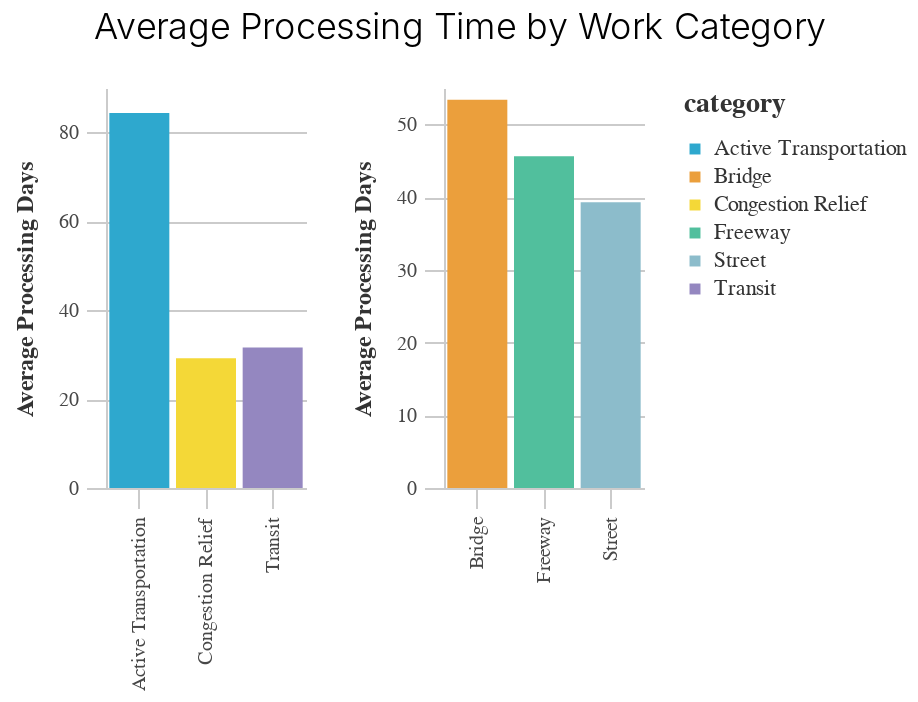

The notebook cell saved with this chart:
### Code cell
ACTIVE = ['active_transp', 'transit', 'congestion_relief']
ROADS = ['bridge', 'street', 'freeway']

active_bar = setup_bar_chart(by_work_categories, ACTIVE)
roads_bar = setup_bar_chart(by_work_categories, ROADS)

combined_chart = alt.hconcat(active_bar, roads_bar)
(preset_chart_config(combined_chart)
 .properties(title="Average Processing Time by Work Category")
)

### Figure 1 — Vega-Lite specification as saved in the notebook (floating-point values rounded to 4 significant figures)
{"width": 400, "height": 250, "background": "white", "config": {"title": {"fontSize": 18, "font": "Raleway", "anchor": "middle", "fontColor": "#333", "fontWeight": 300, "offset": 20}, "header": {"labelFont": "Nunito Sans", "titleFont": "Raleway"}, "axis": {"domain": true, "domainColor": "#cbcbcb", "grid": true, "gridColor": "#cbcbcb", "gridWidth": 1, "labelColor": "#474747", "labelFontSize": 10, "titleColor": "#333", "tickColor": "#cbcbcb", "tickSize": 10, "titleFontSize": 12, "titlePadding": 10, "labelPadding": 4, "labelFont": "Nunito Sans", "titleFont": "Raleway"}, "axisBand": {"grid": false}, "range": {"category_bright": ["#2EA8CE", "#EB9F3C", "#F4D837", "#51BF9D", "#8CBCCB", "#9487C0"], "category_bold": ["#136C97", "#E16B26", "#F6BF16", "#00896B", "#7790A3", "#5B559C"], "diverging": ["#E16B26", "#EB9F3C", "#f6e7e1", "#8CBCCB", "#2EA8CE", "#136C97"], "sequential": ["#B9D6DF", "#8CBCCB", "#2EA8CE", "#136C97", "#0B405B"]}, "legend": {"labelFont": "Nunito Sans", "labelFontSize": 11, "symbolType": "square", "symbolSize": 30, "titleFont": "Raleway", "titleFontSize": 14, "titlePadding": 10, "padding": 1, "orient": "right", "labelLimit": 0, "labelColor": "#333", "titleColor": "#333"}, "view": {"stroke": "transparent"}, "group": {"fill": "white"}, "arc": {"fill": "#8CBCCB"}, "area": {"fill": "#8CBCCB"}, "line": {"stroke": "#8CBCCB", "strokeWidth": 2}, "trail": {"color": "#8CBCCB", "stroke": "#8CBCCB", "strokeWidth": 0, "size": 1}, "path": {"stroke": "#8CBCCB", "strokeWidth": 0.5}, "rect": {"fill": "#8CBCCB"}, "point": {"filled": true, "shape": "circle"}, "shape": {"stroke": "#8CBCCB"}, "text": {"font": "Nunito Sans", "color": "#8CBCCB", "fontSize": 11, "align": "center", "fontWeight": 400, "size": 11}, "bar": {"binSpacing": 2, "fill": "#8CBCCB", "stroke": false}, "background": "white", "font": "Raleway"}, "hconcat": [{"data": {"name": "data-4c3801eb8e06203d2b8a454f9e3ce06c"}, "mark": "bar", "encoding": {"color": {"field": "category", "scale": {"range": ["#2EA8CE", "#EB9F3C", "#F4D837", "#51BF9D", "#8CBCCB", "#9487C0"]}, "type": "nominal"}, "tooltip": [{"field": "category", "format": {"number": ".2f"}, "type": "nominal"}, {"aggregate": "mean", "field": "processing_days", "format": {"number": ".2f"}, "type": "quantitative"}], "x": {"field": "category", "title": "", "type": "nominal"}, "y": {"aggregate": "mean", "field": "processing_days", "title": "Average Processing Days", "type": "quantitative"}}, "height": 200, "width": 100}, {"data": {"name": "data-dcff6f24acb142572809cd2d3c0085dd"}, "mark": "bar", "encoding": {"color": {"field": "category", "scale": {"range": ["#2EA8CE", "#EB9F3C", "#F4D837", "#51BF9D", "#8CBCCB", "#9487C0"]}, "type": "nominal"}, "tooltip": [{"field": "category", "format": {"number": ".2f"}, "type": "nominal"}, {"aggregate": "mean", "field": "processing_days", "format": {"number": ".2f"}, "type": "quantitative"}], "x": {"field": "category", "title": "", "type": "nominal"}, "y": {"aggregate": "mean", "field": "processing_days", "title": "Average Processing Days", "type": "quantitative"}}, "height": 200, "width": 100}], "title": "Average Processing Time by Work Category", "$schema": "https://vega.github.io/schema/vega-lite/v4.17.0.json", "datasets": {"data-4c3801eb8e06203d2b8a454f9e3ce06c": [{"prepared_y": 2018, "adjusted_ac_requested": -25450000.0, "adjusted_fed_requested": 24610000.0, "adjusted_total_requested": 13010000.0, "processing_days": 38.15, "project_no": 97, "category": "Active Transportation", "mean_adjusted_total_requested": 134100.0, "mean_adjusted_fed_requested": 253800.0, "mean_adjusted_ac_requested": -262300.0}, {"prepared_y": 2017, "adjusted_ac_requested": 1128000.0, "adjusted_fed_requested": 53360000.0, "adjusted_total_requested": 81800000.0, "processing_days": 44.28, "project_no": 104, "category": "Active Transportation", "mean_adjusted_total_requested": 786500.0, "mean_adjusted_fed_requested": 513100.0, "mean_adjusted_ac_requested": 10850.0}, {"prepared_y": 2016, "adjusted_ac_requested": 0.0, "adjusted_fed_requested": 67110000.0, "adjusted_total_requested": 92640000.0, "processing_days": 33.2, "project_no": 111, "category": "Active Transportation", "mean_adjusted_total_requested": 834600.0, "mean_adjusted_fed_requested": 604600.0, "mean_adjusted_ac_requested": 0.0}, {"prepared_y": 2015, "adjusted_ac_requested": 0.0, "adjusted_fed_requested": 16900000.0, "adjusted_total_requested": 20510000.0, "processing_days": 19.44, "project_no": 81, "category": "Active Transportation", "mean_adjusted_total_requested": 253200.0, "mean_adjusted_fed_requested": 208600.0, "mean_adjusted_ac_requested": 0.0}, {"prepared_y": 2014, "adjusted_ac_requested": -1952000.0, "adjusted_fed_requested": 25260000.0, "adjusted_total_requested": 41880000.0, "processing_days": 20.99, "project_no": 102, "category": "Active Transportation", "mean_adjusted_total_requested": 410600.0, "mean_adjusted_fed_requested": 247600.0, "mean_adjusted_ac_requested": -19130.0}, {"prepared_y": 2013, "adjusted_ac_requested": 0.0, "adjusted_fed_requested": 1512000.0, "adjusted_total_requested": 4992000.0, "processing_days": 103.0, "project_no": 7, "category": "Active Transportation", "mean_adjusted_total_requested": 713100.0, "mean_adjusted_fed_requested": 216000.0, "mean_adjusted_ac_requested": 0.0}, {"prepared_y": 2012, "adjusted_ac_requested": 0.0, "adjusted_fed_requested": -129200.0, "adjusted_total_requested": -145800.0, "processing_days": 493.0, "project_no": 1, "category": "Active Transportation", "mean_adjusted_total_requested": -145800.0, "mean_adjusted_fed_requested": -129200.0, "mean_adjusted_ac_requested": 0.0}, {"prepared_y": 2019, "adjusted_ac_requested": 1814000.0, "adjusted_fed_requested": 47860000.0, "adjusted_total_requested": 81500000.0, "processing_days": 62.17, "project_no": 113, "category": "Active Transportation", "mean_adjusted_total_requested": 721300.0, "mean_adjusted_fed_requested": 423500.0, "mean_adjusted_ac_requested": 16050.0}, {"prepared_y": 2020, "adjusted_ac_requested": -2252000.0, "adjusted_fed_requested": 19800000.0, "adjusted_total_requested": 28340000.0, "processing_days": 37.18, "project_no": 83, "category": "Active Transportation", "mean_adjusted_total_requested": 341500.0, "mean_adjusted_fed_requested": 238600.0, "mean_adjusted_ac_requested": -27130.0}, {"prepared_y": 2021, "adjusted_ac_requested": 0.0, "adjusted_fed_requested": 37470000.0, "adjusted_total_requested": 48290000.0, "processing_days": 33.95, "project_no": 104, "category": "Active Transportation", "mean_adjusted_total_requested": 464300.0, "mean_adjusted_fed_requested": 360300.0, "mean_adjusted_ac_requested": 0.0}, {"prepared_y": 2022, "adjusted_ac_requested": 0.0, "adjusted_fed_requested": 352200.0, "adjusted_total_requested": 765200.0, "processing_days": 42.88, "project_no": 17, "category": "Active Transportation", "mean_adjusted_total_requested": 45010.0, "mean_adjusted_fed_requested": 20720.0, "mean_adjusted_ac_requested": 0.0}, {"prepared_y": 2018, "adjusted_ac_requested": 0.0, "adjusted_fed_requested": 10690000.0, "adjusted_total_requested": 49790000.0, "processing_days": 21.16, "project_no": 25, "category": "Transit", "mean_adjusted_total_requested": 1991000.0, "mean_adjusted_fed_requested": 427800.0, "mean_adjusted_ac_requested": 0.0}, {"prepared_y": 2017, "adjusted_ac_requested": 0.0, "adjusted_fed_requested": 4340000.0, "adjusted_total_requested": 6751000.0, "processing_days": 44.6, "project_no": 10, "category": "Transit", "mean_adjusted_total_requested": 675100.0, "mean_adjusted_fed_requested": 434000.0, "mean_adjusted_ac_requested": 0.0}, {"prepared_y": 2016, "adjusted_ac_requested": 0.0, "adjusted_fed_requested": 9397000.0, "adjusted_total_requested": 10720000.0, "processing_days": 27.72, "project_no": 18, "category": "Transit", "mean_adjusted_total_requested": 595600.0, "mean_adjusted_fed_requested": 522100.0, "mean_adjusted_ac_requested": 0.0}, {"prepared_y": 2015, "adjusted_ac_requested": 0.0, "adjusted_fed_requested": -10140.0, "adjusted_total_requested": 1486000.0, "processing_days": 16.09, "project_no": 11, "category": "Transit", "mean_adjusted_total_requested": 135100.0, "mean_adjusted_fed_requested": -921.9, "mean_adjusted_ac_requested": 0.0}, {"prepared_y": 2014, "adjusted_ac_requested": -2.91e-11, "adjusted_fed_requested": 7821000.0, "adjusted_total_requested": 27270000.0, "processing_days": 12.17, "project_no": 24, "category": "Transit", "mean_adjusted_total_requested": 1136000.0, "mean_adjusted_fed_requested": 325900.0, "mean_adjusted_ac_requested": -1.213e-12}, {"prepared_y": 2013, "adjusted_ac_requested": 0.0, "adjusted_fed_requested": 532700.0, "adjusted_total_requested": 649700.0, "processing_days": 46.0, "project_no": 2, "category": "Transit", "mean_adjusted_total_requested": 324900.0, "mean_adjusted_fed_requested": 266400.0, "mean_adjusted_ac_requested": 0.0}, {"prepared_y": 2019, "adjusted_ac_requested": 3360000.0, "adjusted_fed_requested": 6457000.0, "adjusted_total_requested": 11520000.0, "processing_days": 54.76, "project_no": 21, "category": "Transit", "mean_adjusted_total_requested": 548600.0, "mean_adjusted_fed_requested": 307500.0, "mean_adjusted_ac_requested": 160000.0}, {"prepared_y": 2020, "adjusted_ac_requested": -1851000.0, "adjusted_fed_requested": 28720000.0, "adjusted_total_requested": 29820000.0, "processing_days": 39.8, "project_no": 30, "category": "Transit", "mean_adjusted_total_requested": 993900.0, "mean_adjusted_fed_requested": 957500.0, "mean_adjusted_ac_requested": -61700.0}, {"prepared_y": 2021, "adjusted_ac_requested": 2448000.0, "adjusted_fed_requested": 30650000.0, "adjusted_total_requested": 69610000.0, "processing_days": 40.61, "project_no": 28, "category": "Transit", "mean_adjusted_total_requested": 2486000.0, "mean_adjusted_fed_requested": 1095000.0, "mean_adjusted_ac_requested": 87440.0}, {"prepared_y": 2022, "adjusted_ac_requested": -2727000.0, "adjusted_fed_requested": 12260000.0, "adjusted_total_requested": 9901000.0, "processing_days": 13.0, "project_no": 8, "category": "Transit", "mean_adjusted_total_requested": 1238000.0, "mean_adjusted_fed_requested": 1532000.0, "mean_adjusted_ac_requested": -340900.0}, {"prepared_y": 2017, "adjusted_ac_requested": 0.0, "adjusted_fed_requested": 489700.0, "adjusted_total_requested": 489700.0, "processing_days": 21.0, "project_no": 1, "category": "Congestion Relief", "mean_adjusted_total_requested": 489700.0, "mean_adjusted_fed_requested": 489700.0, "mean_adjusted_ac_requested": 0.0}, {"prepared_y": 2016, "adjusted_ac_requested": 0.0, "adjusted_fed_requested": 500200.0, "adjusted_total_requested": 500200.0, "processing_days": 9.5, "project_no": 2, "category": "Congestion Relief", "mean_adjusted_total_requested": 250100.0, "mean_adjusted_fed_requested": 250100.0, "mean_adjusted_ac_requested": 0.0}, {"prepared_y": 2014, "adjusted_ac_requested": 0.0, "adjusted_fed_requested": 1352000.0, "adjusted_total_requested": 1352000.0, "processing_days": 7.5, "project_no": 2, "category": "Congestion Relief", "mean_adjusted_total_requested": 675800.0, "mean_adjusted_fed_requested": 675800.0, "mean_adjusted_ac_requested": 0.0}, {"prepared_y": 2019, "adjusted_ac_requested": 0.0, "adjusted_fed_requested": 469500.0, "adjusted_total_requested": 469500.0, "processing_days": 104.0, "project_no": 1, "category": "Congestion Relief", "mean_adjusted_total_requested": 469500.0, "mean_adjusted_fed_requested": 469500.0, "mean_adjusted_ac_requested": 0.0}, {"prepared_y": 2020, "adjusted_ac_requested": 0.0, "adjusted_fed_requested": 0.0, "adjusted_total_requested": 0.0, "processing_days": 14.0, "project_no": 2, "category": "Congestion Relief", "mean_adjusted_total_requested": 0.0, "mean_adjusted_fed_requested": 0.0, "mean_adjusted_ac_requested": 0.0}, {"prepared_y": 2021, "adjusted_ac_requested": 0.0, "adjusted_fed_requested": 0.0, "adjusted_total_requested": 0.0, "processing_days": 19.0, "project_no": 2, "category": "Congestion Relief", "mean_adjusted_total_requested": 0.0, "mean_adjusted_fed_requested": 0.0, "mean_adjusted_ac_requested": 0.0}], "data-dcff6f24acb142572809cd2d3c0085dd": [{"prepared_y": 2018, "adjusted_ac_requested": -24700000.0, "adjusted_fed_requested": 44240000.0, "adjusted_total_requested": 36490000.0, "processing_days": 70.12, "project_no": 34, "category": "Bridge", "mean_adjusted_total_requested": 1073000.0, "mean_adjusted_fed_requested": 1301000.0, "mean_adjusted_ac_requested": -726500.0}, {"prepared_y": 2017, "adjusted_ac_requested": -43580000.0, "adjusted_fed_requested": 78550000.0, "adjusted_total_requested": 43730000.0, "processing_days": 50.59, "project_no": 44, "category": "Bridge", "mean_adjusted_total_requested": 993900.0, "mean_adjusted_fed_requested": 1785000.0, "mean_adjusted_ac_requested": -990500.0}, {"prepared_y": 2016, "adjusted_ac_requested": -74270000.0, "adjusted_fed_requested": 59740000.0, "adjusted_total_requested": 111700000.0, "processing_days": 47.92, "project_no": 36, "category": "Bridge", "mean_adjusted_total_requested": 3104000.0, "mean_adjusted_fed_requested": 1660000.0, "mean_adjusted_ac_requested": -2063000.0}, {"prepared_y": 2015, "adjusted_ac_requested": -3693000.0, "adjusted_fed_requested": 27720000.0, "adjusted_total_requested": 65850000.0, "processing_days": 38.13, "project_no": 46, "category": "Bridge", "mean_adjusted_total_requested": 1431000.0, "mean_adjusted_fed_requested": 602700.0, "mean_adjusted_ac_requested": -80290.0}, {"prepared_y": 2014, "adjusted_ac_requested": 306500000.0, "adjusted_fed_requested": 44150000.0, "adjusted_total_requested": 360600000.0, "processing_days": 27.22, "project_no": 32, "category": "Bridge", "mean_adjusted_total_requested": 11270000.0, "mean_adjusted_fed_requested": 1380000.0, "mean_adjusted_ac_requested": 9579000.0}, {"prepared_y": 2013, "adjusted_ac_requested": 0.0, "adjusted_fed_requested": 6473000.0, "adjusted_total_requested": 7340000.0, "processing_days": 125.0, "project_no": 5, "category": "Bridge", "mean_adjusted_total_requested": 1468000.0, "mean_adjusted_fed_requested": 1295000.0, "mean_adjusted_ac_requested": 0.0}, {"prepared_y": 2019, "adjusted_ac_requested": 8827000.0, "adjusted_fed_requested": 38870000.0, "adjusted_total_requested": 56430000.0, "processing_days": 52.75, "project_no": 32, "category": "Bridge", "mean_adjusted_total_requested": 1763000.0, "mean_adjusted_fed_requested": 1215000.0, "mean_adjusted_ac_requested": 275800.0}, {"prepared_y": 2020, "adjusted_ac_requested": -28190000.0, "adjusted_fed_requested": 55360000.0, "adjusted_total_requested": 53270000.0, "processing_days": 70.62, "project_no": 26, "category": "Bridge", "mean_adjusted_total_requested": 2049000.0, "mean_adjusted_fed_requested": 2129000.0, "mean_adjusted_ac_requested": -1084000.0}, {"prepared_y": 2021, "adjusted_ac_requested": -12460000.0, "adjusted_fed_requested": 27770000.0, "adjusted_total_requested": 172100000.0, "processing_days": 33.44, "project_no": 32, "category": "Bridge", "mean_adjusted_total_requested": 5378000.0, "mean_adjusted_fed_requested": 867700.0, "mean_adjusted_ac_requested": -389300.0}, {"prepared_y": 2022, "adjusted_ac_requested": -7255000.0, "adjusted_fed_requested": 4953000.0, "adjusted_total_requested": -2272000.0, "processing_days": 18.0, "project_no": 5, "category": "Bridge", "mean_adjusted_total_requested": -454400.0, "mean_adjusted_fed_requested": 990600.0, "mean_adjusted_ac_requested": -1451000.0}, {"prepared_y": 2018, "adjusted_ac_requested": -14320000.0, "adjusted_fed_requested": 75980000.0, "adjusted_total_requested": 122700000.0, "processing_days": 28.09, "project_no": 183, "category": "Street", "mean_adjusted_total_requested": 670600.0, "mean_adjusted_fed_requested": 415200.0, "mean_adjusted_ac_requested": -78230.0}, {"prepared_y": 2017, "adjusted_ac_requested": 957000.0, "adjusted_fed_requested": 65180000.0, "adjusted_total_requested": 88260000.0, "processing_days": 42.98, "project_no": 178, "category": "Street", "mean_adjusted_total_requested": 495900.0, "mean_adjusted_fed_requested": 366200.0, "mean_adjusted_ac_requested": 5376.0}, {"prepared_y": 2016, "adjusted_ac_requested": -27470000.0, "adjusted_fed_requested": 88350000.0, "adjusted_total_requested": 82270000.0, "processing_days": 35.34, "project_no": 173, "category": "Street", "mean_adjusted_total_requested": 475600.0, "mean_adjusted_fed_requested": 510700.0, "mean_adjusted_ac_requested": -158800.0}, {"prepared_y": 2015, "adjusted_ac_requested": 156200000.0, "adjusted_fed_requested": 96810000.0, "adjusted_total_requested": 406000000.0, "processing_days": 18.4, "project_no": 151, "category": "Street", "mean_adjusted_total_requested": 2689000.0, "mean_adjusted_fed_requested": 641100.0, "mean_adjusted_ac_requested": 1034000.0}, {"prepared_y": 2014, "adjusted_ac_requested": -33920000.0, "adjusted_fed_requested": 124500000.0, "adjusted_total_requested": 124100000.0, "processing_days": 21.57, "project_no": 218, "category": "Street", "mean_adjusted_total_requested": 569300.0, "mean_adjusted_fed_requested": 571100.0, "mean_adjusted_ac_requested": -155600.0}, {"prepared_y": 2013, "adjusted_ac_requested": 33380000.0, "adjusted_fed_requested": 2069000.0, "adjusted_total_requested": 35590000.0, "processing_days": 102.9, "project_no": 8, "category": "Street", "mean_adjusted_total_requested": 4448000.0, "mean_adjusted_fed_requested": 258700.0, "mean_adjusted_ac_requested": 4172000.0}, {"prepared_y": 2019, "adjusted_ac_requested": -26600000.0, "adjusted_fed_requested": 84900000.0, "adjusted_total_requested": 77330000.0, "processing_days": 48.07, "project_no": 179, "category": "Street", "mean_adjusted_total_requested": 432000.0, "mean_adjusted_fed_requested": 474300.0, "mean_adjusted_ac_requested": -148600.0}, {"prepared_y": 2020, "adjusted_ac_requested": -688400.0, "adjusted_fed_requested": 70950000.0, "adjusted_total_requested": 100700000.0, "processing_days": 37.23, "project_no": 165, "category": "Street", "mean_adjusted_total_requested": 610100.0, "mean_adjusted_fed_requested": 430000.0, "mean_adjusted_ac_requested": -4172.0}, {"prepared_y": 2021, "adjusted_ac_requested": 3878000.0, "adjusted_fed_requested": 52660000.0, "adjusted_total_requested": 73420000.0, "processing_days": 38.55, "project_no": 143, "category": "Street", "mean_adjusted_total_requested": 513400.0, "mean_adjusted_fed_requested": 368300.0, "mean_adjusted_ac_requested": 27120.0}, {"prepared_y": 2022, "adjusted_ac_requested": -2964000.0, "adjusted_fed_requested": 10440000.0, "adjusted_total_requested": 12900000.0, "processing_days": 19.79, "project_no": 33, "category": "Street", "mean_adjusted_total_requested": 390900.0, "mean_adjusted_fed_requested": 316500.0, "mean_adjusted_ac_requested": -89820.0}, {"prepared_y": 2018, "adjusted_ac_requested": -15030000.0, "adjusted_fed_requested": 18200000.0, "adjusted_total_requested": 3174000.0, "processing_days": 61.0, "project_no": 3, "category": "Freeway", "mean_adjusted_total_requested": 1058000.0, "mean_adjusted_fed_requested": 6067000.0, "mean_adjusted_ac_requested": -5009000.0}, {"prepared_y": 2017, "adjusted_ac_requested": 0.0, "adjusted_fed_requested": -2223000.0, "adjusted_total_requested": 2068000.0, "processing_days": 41.67, "project_no": 3, "category": "Freeway", "mean_adjusted_total_requested": 689300.0, "mean_adjusted_fed_requested": -740900.0, "mean_adjusted_ac_requested": 0.0}, {"prepared_y": 2016, "adjusted_ac_requested": 0.0, "adjusted_fed_requested": 32820000.0, "adjusted_total_requested": 29510000.0, "processing_days": 67.15, "project_no": 13, "category": "Freeway", "mean_adjusted_total_requested": 2270000.0, "mean_adjusted_fed_requested": 2525000.0, "mean_adjusted_ac_requested": 0.0}, {"prepared_y": 2015, "adjusted_ac_requested": 45270000.0, "adjusted_fed_requested": 60740000.0, "adjusted_total_requested": 121000000.0, "processing_days": 38.5, "project_no": 2, "category": "Freeway", "mean_adjusted_total_requested": 60490000.0, "mean_adjusted_fed_requested": 30370000.0, "mean_adjusted_ac_requested": 22640000.0}, {"prepared_y": 2014, "adjusted_ac_requested": 0.0, "adjusted_fed_requested": -1198000.0, "adjusted_total_requested": -1123000.0, "processing_days": 3.5, "project_no": 2, "category": "Freeway", "mean_adjusted_total_requested": -561500.0, "mean_adjusted_fed_requested": -599100.0, "mean_adjusted_ac_requested": 0.0}, {"prepared_y": 2019, "adjusted_ac_requested": -27210000.0, "adjusted_fed_requested": 27350000.0, "adjusted_total_requested": 153400.0, "processing_days": 51.67, "project_no": 3, "category": "Freeway", "mean_adjusted_total_requested": 51150.0, "mean_adjusted_fed_requested": 9116000.0, "mean_adjusted_ac_requested": -9070000.0}, {"prepared_y": 2020, "adjusted_ac_requested": 0.0, "adjusted_fed_requested": 29430000.0, "adjusted_total_requested": 29430000.0, "processing_days": 34.44, "project_no": 9, "category": "Freeway", "mean_adjusted_total_requested": 3271000.0, "mean_adjusted_fed_requested": 3270000.0, "mean_adjusted_ac_requested": 0.0}, {"prepared_y": 2021, "adjusted_ac_requested": 0.0, "adjusted_fed_requested": 92660.0, "adjusted_total_requested": 92660.0, "processing_days": 67.0, "project_no": 5, "category": "Freeway", "mean_adjusted_total_requested": 18530.0, "mean_adjusted_fed_requested": 18530.0, "mean_adjusted_ac_requested": 0.0}]}}
